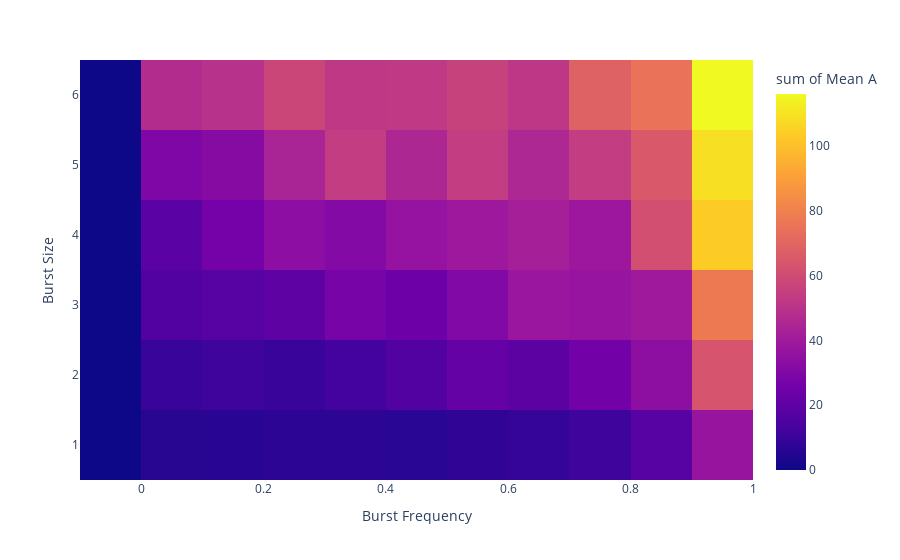

The code cell stored with this chart in its notebook:
### Code cell
import plotly.express as px
fig = px.density_heatmap(newdf, x=" Burst Frequency", y=" Burst Size", z = 'Mean A')
fig.show()

### Figure 1 — Plotly figure (JSON) as saved in the notebook; plotly's stock layout.template omitted (floating-point values rounded to 4 significant figures; data arrays with more than 128 entries replaced by an {"elided": "..."} marker saying what was removed)
{"data": [{"coloraxis": "coloraxis", "histfunc": "sum", "hovertemplate": " Burst Frequency=%{x}<br> Burst Size=%{y}<br>sum of Mean A=%{z}<extra></extra>", "name": "", "type": "histogram2d", "x": {"elided": "6382 float values"}, "xaxis": "x", "xbingroup": "x", "y": {"elided": "6382 int values"}, "yaxis": "y", "ybingroup": "y", "z": {"elided": "6382 float values"}}], "layout": {"coloraxis": {"colorbar": {"title": {"text": "sum of Mean A"}}, "colorscale": [[0, "#0d0887"], [0.1111, "#46039f"], [0.2222, "#7201a8"], [0.3333, "#9c179e"], [0.4444, "#bd3786"], [0.5556, "#d8576b"], [0.6667, "#ed7953"], [0.7778, "#fb9f3a"], [0.8889, "#fdca26"], [1, "#f0f921"]]}, "legend": {"tracegroupgap": 0}, "margin": {"t": 60}, "xaxis": {"anchor": "y", "domain": [0, 1], "title": {"text": " Burst Frequency"}}, "yaxis": {"anchor": "x", "domain": [0, 1], "title": {"text": " Burst Size"}}}}
